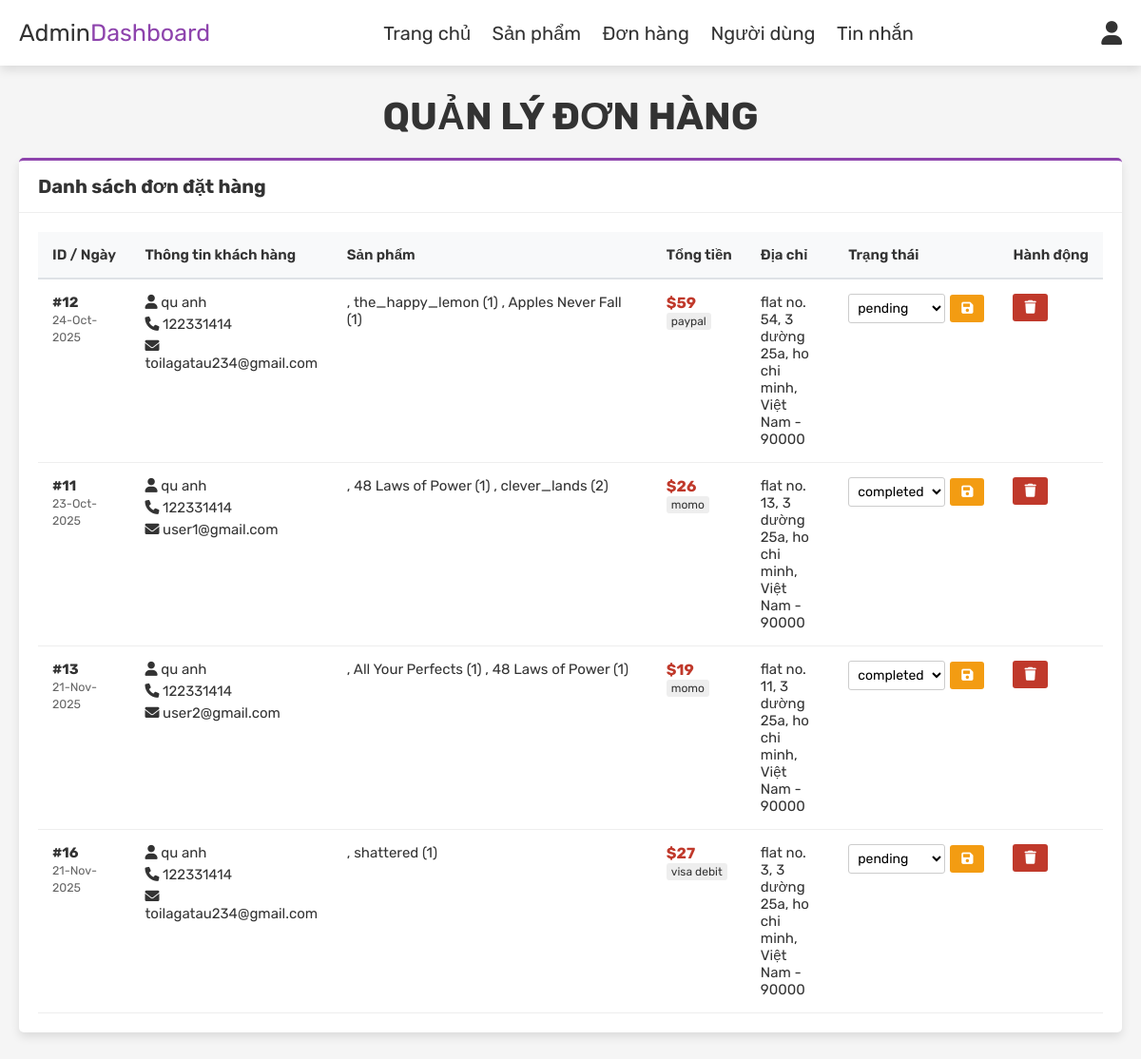
Screenshot of /admin_orders.php (signed in) with the database file from the repository.
### tables this page shows
CREATE TABLE `orders` (
  `id` int(100) NOT NULL,
  `user_id` int(100) NOT NULL,
  `name` varchar(100) NOT NULL,
  `number` varchar(12) NOT NULL,
  `email` varchar(100) NOT NULL,
  `method` varchar(50) NOT NULL,
  `address` varchar(500) NOT NULL,
  `total_products` varchar(1000) NOT NULL,
  `total_price` int(100) NOT NULL,
  `placed_on` varchar(50) NOT NULL,
  `payment_status` varchar(20) NOT NULL DEFAULT 'pending'
);

### includes/db.php (called while the page is built, shortened)
<?php
class Database
{
    private $host = DB_HOST;
    private $user = DB_USER;
    private $pass = DB_PASS;
    private $dbname = DB_NAME;
    private $dbh;
    private $stmt;
    public function __construct()
    {
        $dsn = 'mysql:host=' . $this->host . ';port=' . DB_PORT . ';dbname=' . $this->dbname . ';charset=utf8';
        $options = array(
            PDO::ATTR_PERSISTENT => true,
            PDO::ATTR_ERRMODE => PDO::ERRMODE_EXCEPTION,
            PDO::ATTR_DEFAULT_FETCH_MODE => PDO::FETCH_ASSOC
        );
        try {
            $this->dbh = new PDO($dsn, $this->user, $this->pass, $options);
        } catch (PDOException $e) {
            $this->error = $e->getMessage();
            echo $this->error;
        }
    }
    public function query($sql)
    {
        $this->stmt = $this->dbh->prepare($sql);
    }
    public function execute()
    {
        return $this->stmt->execute();
    }
    public function resultSet()
    {
        $this->execute();
        return $this->stmt->fetchAll();
    }
}

### admin_orders.php (the view, shortened to what this page needs)
<?php
include 'includes/db.php';
$db = new Database();
?>
<!DOCTYPE html>
<html lang="en">
<head>
   <link rel="stylesheet" href="https://cdnjs.cloudflare.com/ajax/libs/font-awesome/6.0.0/css/all.min.css">
   <link rel="stylesheet" href="./styles/admin.css">
   <link rel="stylesheet" href="./styles/admin/orders-admin.css">
   <link rel="stylesheet" href="./styles/pagination.css">
</head>
<body>
   <?php include 'admin_header.php'; ?>
   <section class="orders">
      <h1 class="title">QUẢN LÝ ĐƠN HÀNG</h1>
      <div class="admin-card">
         <div class="card-header">
            <h3>Danh sách đơn đặt hàng</h3>
         </div>
         <div class="card-body">
            <table class="custom-table">
               <thead>
                  <tr>
                     <th>ID / Ngày</th>
                     <th>Thông tin khách hàng</th>
                     <th style="width: 30%;">Sản phẩm</th>
                     <th>Tổng tiền</th>
                     <th>Địa chỉ</th>
                     <th>Trạng thái</th>
                     <th>Hành động</th>
                  </tr>
               </thead>
               <tbody>
                  <?php
                  $limit = 8;
                  $current_page = isset($_GET['page']) ? (int)$_GET['page'] : 1;
                  $offset = ($current_page - 1) * $limit;
                  $db->query("SELECT COUNT(*) as total FROM `orders`");
                  $db->query("SELECT * FROM `orders` ORDER BY placed_on DESC LIMIT $offset, $limit");
                  $select_orders = $db->resultSet();
                  if (count($select_orders) > 0) {
                     foreach ($select_orders as $fetch_orders) {
                  ?>
                        <tr>
                           <td>
                              <b>#<?php echo $fetch_orders['id']; ?></b><br>
                              <small style="color:#666;"><?php echo $fetch_orders['placed_on']; ?></small>
                           </td>
                           <td class="info-group">
                              <span><i class="fas fa-user"></i> <?php echo htmlspecialchars($fetch_orders['name']); ?></span>
                              <span><i class="fas fa-phone"></i> <?php echo $fetch_orders['number']; ?></span>
                              <span><i class="fas fa-envelope"></i> <?php echo $fetch_orders['email']; ?></span>
                           </td>
                           <td>
                              <?php echo $fetch_orders['total_products']; ?>
                           </td>
                           <td>
                              <span class="highlight-price">$<?php echo $fetch_orders['total_price']; ?></span><br>
                              <span class="payment-method"><?php echo $fetch_orders['method']; ?></span>
                           </td>
                           <td><?php echo $fetch_orders['address']; ?></td>
                           <td>
                              <form action="" method="post" class="status-form">
                                 <select name="update_payment" class="status-select">
                                    <option value="" selected disabled><?php echo $fetch_orders['payment_status']; ?></option>
                                 </select>
                                 <button type="submit" name="update_order" class="btn-action btn-update" title="Lưu trạng thái">
                                    <i class="fas fa-save"></i>
                                 </button>
                              </form>
                           </td>
                           <td>
                              <a href="admin_orders.php?delete=<?php echo $fetch_orders['id']; ?>" onclick="return confirm('Xóa đơn hàng này?');" class="btn-action btn-delete" title="Xóa đơn hàng">
                                 <i class="fas fa-trash"></i>
                              </a>
                           </td>
                        </tr>
                  <?php
                     }
                  } else {
                     echo '<tr><td colspan="7" style="text-align:center; padding:2rem;">Chưa có đơn hàng nào!</td></tr>';
                  }
                  ?>
               </tbody>
            </table>
         </div>
      </div>
   </section>
</body>
</html>

### styles/admin.css (style rules this page uses)
:root { --purple: #8e44ad; --red: #c0392b; --orange: #f39c12; --black: #333; --white: #fff; --light-color: #666; --light-white: #ccc; --light-bg: #f5f5f5; --border: .1rem solid var(--black); --box-shadow: 0 .5rem 1rem rgba(0, 0, 0, .1); }
* { font-family: 'Rubik', sans-serif; margin: 0; padding: 0; box-sizing: border-box; outline: none; border: none; text-decoration: none; transition: all .2s linear; }
html { font-size: 62.5%; overflow-x: hidden; }
body { background-color: var(--light-bg); }
section { padding: 3rem 2rem; }
.title { text-align: center; margin-bottom: 2rem; text-transform: uppercase; color: var(--black); font-size: 4rem; }

### styles/admin/orders-admin.css (style rules this page uses)
.admin-card { background: var(--white); border-radius: .5rem; box-shadow: var(--box-shadow); margin: 2rem auto; border-top: 3px solid var(--purple); overflow: hidden; }
.card-header { padding: 1.5rem 2rem; border-bottom: 1px solid #eee; display: flex; justify-content: space-between; align-items: center; }
.card-header h3 { font-size: 2rem; color: var(--black); }
.card-body { padding: 2rem; overflow-x: auto; }
.custom-table { width: 100%; border-collapse: collapse; font-size: 1.5rem; color: var(--black); min-width: 1000px; }
.custom-table thead th { background-color: #f8f9fa; padding: 1.5rem; text-align: left; border-bottom: 2px solid #dee2e6; font-weight: 600; white-space: nowrap; }
.custom-table tbody td { padding: 1.5rem; border-bottom: 1px solid #eee; vertical-align: top; }
.info-group span { display: block; margin-bottom: 0.5rem; }
.highlight-price { color: var(--red); font-weight: bold; font-size: 1.6rem; }
.payment-method { display: inline-block; padding: 0.2rem 0.5rem; background: #eee; border-radius: 0.3rem; font-size: 1.2rem; }
.status-form { display: flex; gap: 0.5rem; align-items: center; }
.status-select { padding: 0.5rem; border: 1px solid #ccc; border-radius: 0.3rem; background: #fff; font-size: 1.4rem; }
.btn-action { padding: 0.6rem 1.2rem; border-radius: 0.3rem; color: #fff; cursor: pointer; font-size: 1.4rem; border: none; text-decoration: none; display: inline-block; transition: background-color 0.2s; }
.btn-update { background-color: var(--orange); }
.btn-delete { background-color: var(--red); }

### rows the page displays
orders: id "12", placed_on "24-Oct-2025", name "qu anh", number "122331414", email "toilagatau234@gmail.com", total_products ", the_happy_lemon (1) , Apples Never Fall (1)", total_price "59", method "paypal", address "flat no. 54, 3 dường 25a, ho chi minh, Việt Nam - 90000", update_payment "pending"
orders: id "11", placed_on "23-Oct-2025", name "qu anh", number "122331414", email "user1@gmail.com", total_products ", 48 Laws of Power (1) , clever_lands (2)", total_price "26", method "momo", address "flat no. 13, 3 dường 25a, ho chi minh, Việt Nam - 90000", update_payment "completed"
orders: id "13", placed_on "21-Nov-2025", name "qu anh", number "122331414", email "user2@gmail.com", total_products ", All Your Perfects (1) , 48 Laws of Power (1)", total_price "19", method "momo", address "flat no. 11, 3 dường 25a, ho chi minh, Việt Nam - 90000", update_payment "completed"
orders: id "16", placed_on "21-Nov-2025", name "qu anh", number "122331414", email "toilagatau234@gmail.com", total_products ", shattered (1)", total_price "27", method "visa debit", address "flat no. 3, 3 dường 25a, ho chi minh, Việt Nam - 90000", update_payment "pending"
